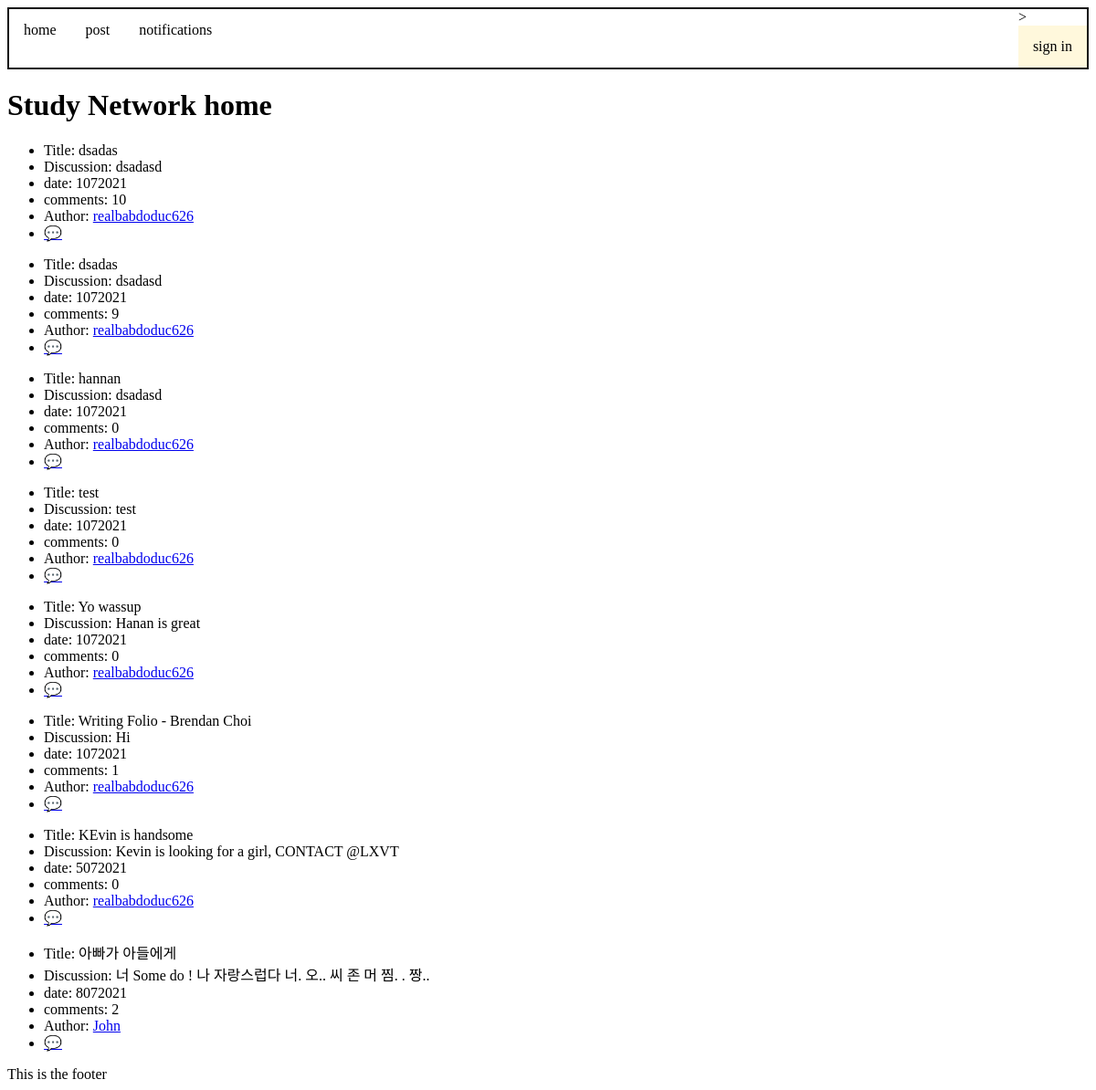
Before: / with the older database file.
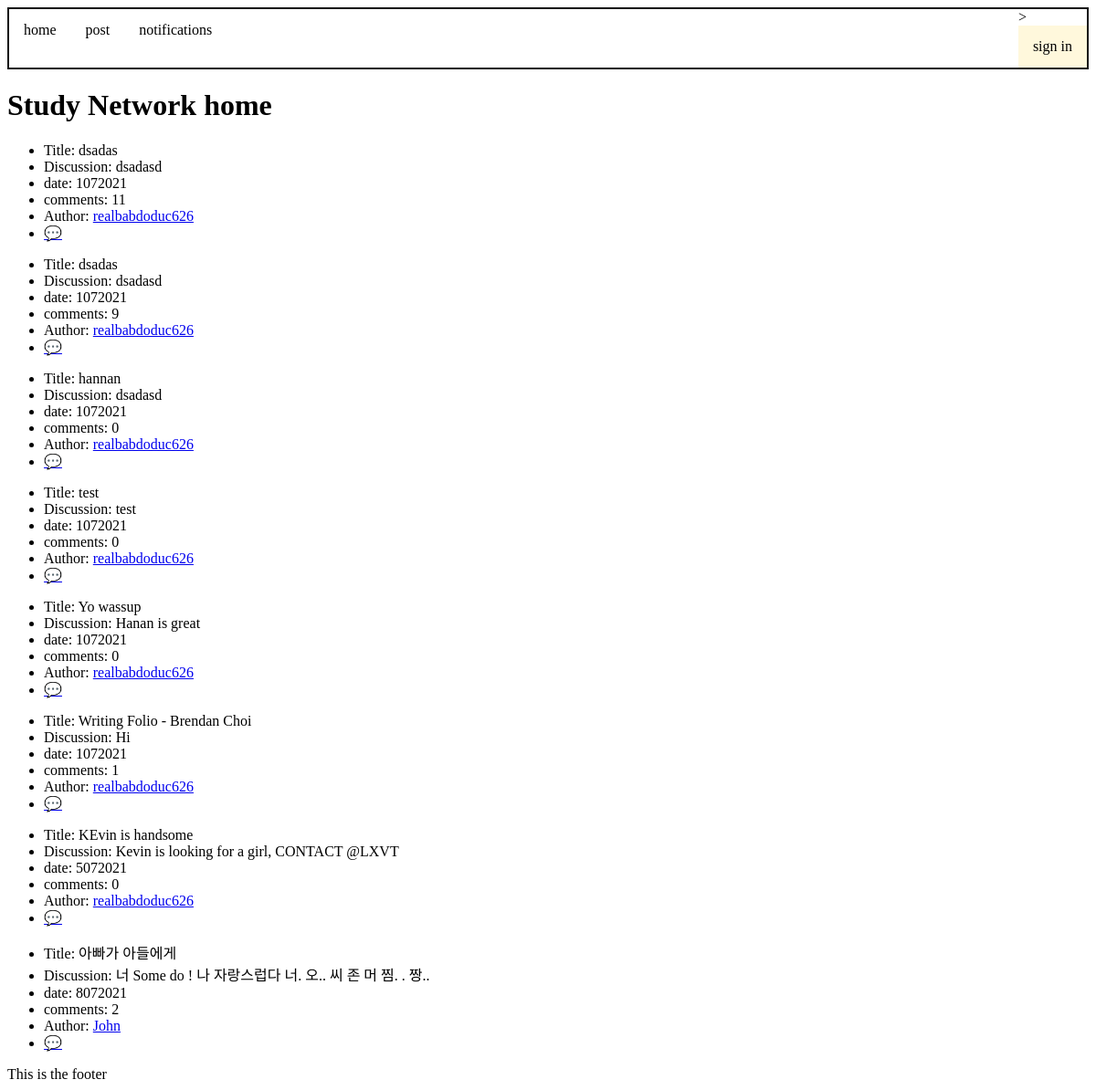
After: the same page with the newer database file.
### models.py (models this page shows)
class Post(db.Model):
    __tablename__ = 'Post'
    id = db.Column(db.Integer, primary_key=True)
    title = db.Column(db.Text)
    discussion = db.Column(db.Text)
    date = db.Column(db.Integer)
    comments = db.Column(db.Integer)
    user_id = db.Column(db.Integer, db.ForeignKey('User.id'))
    post_user = db.relationship('User', back_populates='user_post')
    replies_post = db.relationship('Reply', secondary=PostReply, back_populates='posts_reply')
    categories_post = db.relationship('Category', secondary=PostCategory, back_populates='posts_category')
    notifications_post = db.relationship('Notification', back_populates='posts_notification')
    posts = db.relationship('Comment', back_populates='user')

class User(db.Model):
    __tablename__ = 'User'
    id = db.Column(db.Integer, primary_key=True)
    username = db.Column(db.Text)
    email = db.Column(db.Text)
    password = db.Column(db.Text)
    user_post = db.relationship('Post', back_populates='post_user')
    notifications_user = db.relationship('Notification', back_populates='users_notification')
    users = db.relationship('Comment', back_populates='post')

### main.py (the view)
@app.route('/', methods=['GET', 'POST'])
def home():
    post = models.Post.query.all()
    return render_template('home.html', posts=post, title='home')

### main.py (called while the page is built)
@app.before_request
def before_request():
    g.logged_in_user = None
    if 'logged_in_user' in session:
        g.logged_in_user = session['logged_in_user']

### templates/home.html
{% extends 'layout.html' %}
{% block content %}
<h1>Study Network home</h1>
{% for post in posts %}
<ul>
    <li>Title: {{ post.title }}</li>
    <li>Discussion: {{ post.discussion }}</li>
    <li>date: {{ post.date }}</li>
    <li>comments: {{ post.comments }}</li>
    <li>Author: <a href="/profile/{{post.post_user.id}}">{{ post.post_user.username }}</a></li>
    {% if g.logged_in_user %}
        <li><a href="/comment/{{post.id}}">💬</a></li>
    {% else %}
        <li><a href="/user">💬</a></li>
    {% endif %}
</ul>
{% endfor %}
{% endblock %}

### templates/layout.html (shortened to what this page needs)
<!DOCTYPE html>
<html>
    <head>
        <link rel="stylesheet" href="/static/css/style.css">
    </head>
    <body>
        {% include 'nav.html' %}
        {% block content %}{% endblock %}
        {% include 'footer.html' %}
    </body>
</html>

### templates/nav.html
<nav>
<ul>
    <li><a href="/">home</a></li>
    <li><a href="/post">post</a></li>
    <li><a href="/noti">notifications</a></li>
    {% if g.logged_in_user %}
        <li style = "float:right"><a class="logged_in" href="/profile/{{g.logged_in_user}}">profile</a></li>
    {% else %}
        <li style = "float:right"></listyle>><a class="logged_in" href="/user">sign in</a></li>
    {% endif %}
</ul>
</nav>

### templates/footer.html
<footer>
    This is the footer
</footer>

### static/css/style.css (style rules this page uses)
nav ul { list-style-type: none; margin: 0; padding: 0; overflow: hidden; background-color: white; border: 2px solid #111; }
nav li:not(.logged_in) { float: left; }
nav li a { display: block; color: black; text-align: center; padding: 14px 16px; text-decoration: none; }
nav li a.logged_in { background-color: cornsilk; }

Changed rows visible on the page:
changed Post (number 1 of 8 on the later page): comments "10" → "11"
